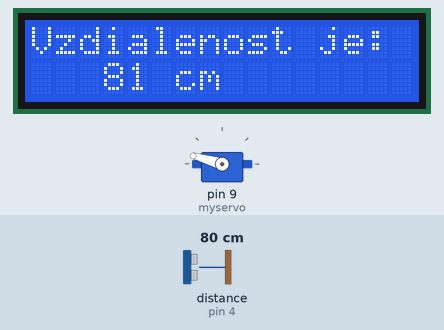
Recording of a sketch running on a simulated Arduino Uno, built with avr-gcc and run on an emulated ATmega328P. Parts: 16×2 character LCD, servo. Inputs (shaded band) come from the test bench; at power-on: distance to the obstacle (sensor on pin 4) 80 cm. The echo pulse lasts 58.3 µs per cm; what the sketch prints to the serial monitor is not drawn.

Above: at 3.8 s.
3.9 s: distance to the obstacle (sensor on pin 4) set to 250 cm
At 4.33 s:
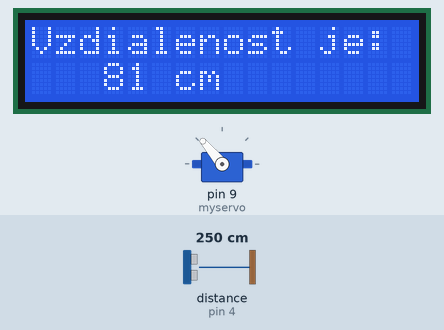
6.5 s: distance to the obstacle (sensor on pin 4) set to 2 cm
At 9.57 s:
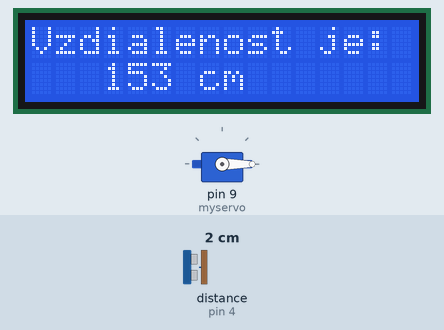
9.6 s: distance to the obstacle (sensor on pin 4) set to 120 cm
At 12.63 s:
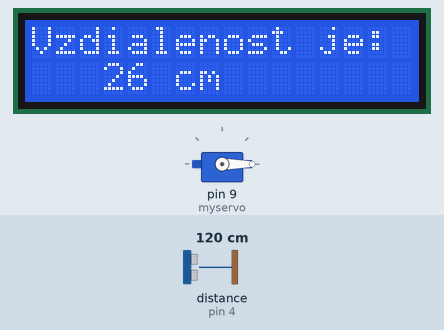
12.7 s: distance to the obstacle (sensor on pin 4) set to 183 cm
15.1 s: distance to the obstacle (sensor on pin 4) set to 299 cm
Timing chart, 0 to 18.4 s (numbered marks = the images above; inputs shaded):
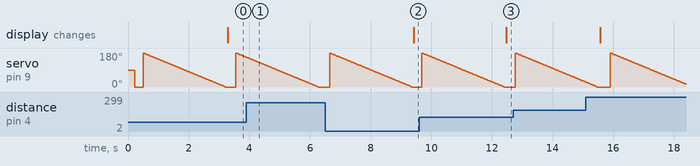

Measured:
- after the input at 6.5 s, the display: changes after 2.9 s (image 2)
- after the input at 9.6 s, the display: changes after 2.9 s (image 3)
- by itself, servo on pin 9 (myservo): ramps from 180° to 0° and jumps back, once every 3.1 s

The sketch:

lcd_measure_lcd_servo2.ino
```cpp
// Ultrazvukový modul HY-SRF05 pro měření vzdálenosti

// load library for ultrasound
#include <NewPing.h>
// load library for lcd 16x2 i2c
#include <LiquidCrystal_I2C.h>
// load library for servo
#include <Servo.h>


// nastavení propojovacích pinů - ultrazvuk
#define pinTrigger    3
#define pinEcho       4
#define maxVzdalenost 450

// inicializace měřícího modulu ultrazvuku z knihovny
NewPing sonar(pinTrigger, pinEcho, maxVzdalenost);
// inicializace displaya na I2C adrese 0x27
// 0x27 and 16 characters in 2 lines
LiquidCrystal_I2C lcd(0x27,16,2);
// initialize servo
Servo myservo;


void setup() {
  // zahájení komunikace po sériové lince
  Serial.begin(9600);
  // inicializacia displaya
  lcd.init();// initialise display
  lcd.backlight(); // backlight on
  // pin for servo - pin 9 for this motor
  myservo.attach(9);

}

void loop() {
  // variable for initial servo position - angle 0 degrees
  int pos = 0;
  // pauza pred dalsim posunom serva
  delay(150);
  // posun motoru 0>180 stupnov
  for (pos = 0; pos <= 180; pos += 1) { //je od úhlu 0 do úhlu 180
      myservo.write(pos);  //natočení motoru na aktuální úhel
      // načtení vzdálenosti v centimetrech do vytvořené proměnné vzdalenost
      int vzdalenost = sonar.ping_cm();
      // pokud byla detekována vzdálenost větší než 0,
      // provedeme další měření
        if (vzdalenost > 0) {
           vzdalenost = 0;
          // pro získání stabilnějších výsledků provedeme 5 měření
          // a výsledky budeme přičítat do proměnné vzdalenost
            for (int i = 0; i < 5; i++) {
            vzdalenost += sonar.ping_cm();
      delay(50);           //chvilka čekání než se motor natočí
    }

    for (pos = 180; pos >= 0; pos -= 1) { //je od úhlu 180 zpět do úhlu 0
      myservo.write(pos);  //natočení motoru na aktuální úhel
      delay(15);           //chvilka čekání než se motor natočí
    }
    // v proměnné vzdálenost máme součet posledních 5 měření
    // a musíme tedy provést dělení 5 pro získání průměru
    vzdalenost = vzdalenost / 5;
    // vytištění informací po sériové lince
    Serial.print("Vzdalenost mezi senzorem a predmetem je ");
    Serial.print(vzdalenost);
    Serial.println(" cm.");
    // print na display
    lcd.setCursor(0,0);
    lcd.print("Vzdialenost je: ");
    // lcd.setCursor(11,0);
    // lcd.print(temperatureF);
    lcd.setCursor(0,1);
    lcd.print("                ");
    lcd.setCursor(3,1);
    lcd.print(vzdalenost);
    lcd.println(" cm           ");
    // lcd.setCursor(11,1);
    // lcd.print(temperatureC);
  }
  // pokud byla detekována vzdálenost 0, je předmět mimo měřící rozsah,
  // tedy příliš blízko nebo naopak daleko
  else {
    Serial.println("Vzdalenost mezi senzorem a predmetem je mimo merici rozsah.");
    lcd.setCursor(0,0);
    lcd.print(" Predmet mimo   ");
    lcd.setCursor(0,1);
    lcd.print(" meraci rozsah !");
    delay(500);

  }
  }
  }
```
